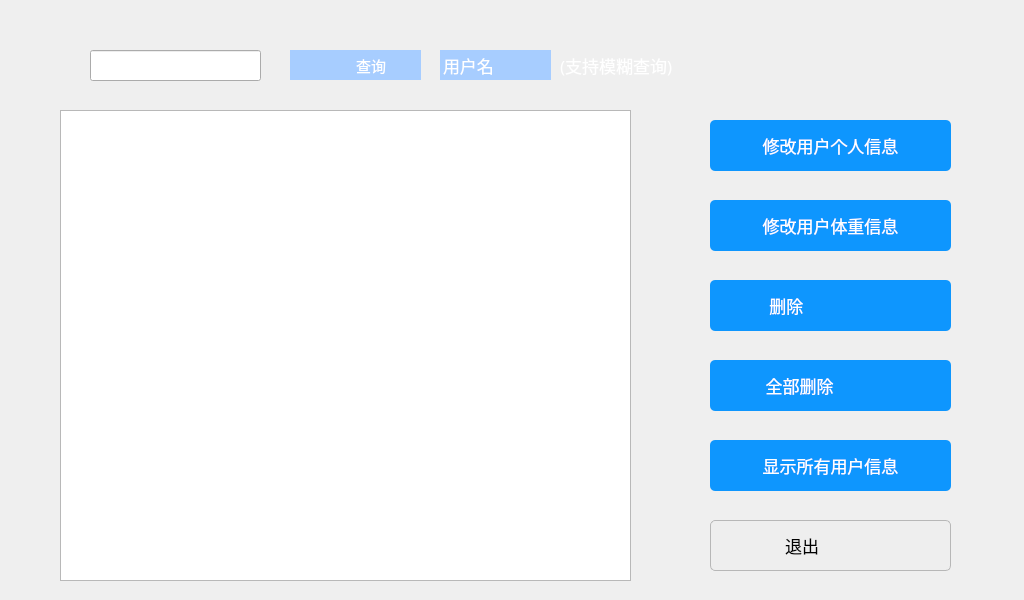
<?xml version="1.0" encoding="UTF-8"?>
<ui version="4.0">
 <class>Manage_User_Info</class>
 <widget class="QWidget" name="Manage_User_Info">
  <property name="geometry">
   <rect>
    <x>0</x>
    <y>0</y>
    <width>1024</width>
    <height>600</height>
   </rect>
  </property>
  <property name="cursor">
   <cursorShape>BlankCursor</cursorShape>
  </property>
  <property name="focusPolicy">
   <enum>Qt::StrongFocus</enum>
  </property>
  <property name="windowTitle">
   <string>Manage_User_Info</string>
  </property>
  <widget class="QLineEdit" name="leQuery">
   <property name="geometry">
    <rect>
     <x>90</x>
     <y>50</y>
     <width>171</width>
     <height>31</height>
    </rect>
   </property>
   <property name="font">
    <font>
     <pointsize>13</pointsize>
    </font>
   </property>
   <property name="focusPolicy">
    <enum>Qt::StrongFocus</enum>
   </property>
  </widget>
  <widget class="QPushButton" name="btnQuery">
   <property name="geometry">
    <rect>
     <x>290</x>
     <y>50</y>
     <width>131</width>
     <height>30</height>
    </rect>
   </property>
   <property name="cursor">
    <cursorShape>BlankCursor</cursorShape>
   </property>
   <property name="focusPolicy">
    <enum>Qt::StrongFocus</enum>
   </property>
   <property name="styleSheet">
    <string notr="true">QPushButton
{
	color: rgb(255, 255, 255);
	background-color: rgb(167, 205, 255);
	border:none;
    padding: 3px;
	font-family: &quot;Verdana&quot;;
	font-size: 15px;
	text-align: right;
	padding-right: 35px;
	font-weight:100;
	background-image:url(:/imgIcon/appbar.magnify.1.png);
	background-repeat:no-repeat;
	background-position: center left;
}
QPushButton:hover
{
	background-color: rgb(85, 170, 255);
	background-image: url(:/imgIcon/appbar.magnify.2.png);
	background-repeat:no-repeat;
	background-position: center left;
}
QPushButton:pressed, QPushButton:checked
{
	 padding-left:3px;
    padding-top:6px;
	padding-right: 20px;
}
</string>
   </property>
   <property name="text">
    <string>查询</string>
   </property>
  </widget>
  <widget class="QTableView" name="tableUserInfo">
   <property name="geometry">
    <rect>
     <x>60</x>
     <y>110</y>
     <width>571</width>
     <height>471</height>
    </rect>
   </property>
   <property name="focusPolicy">
    <enum>Qt::StrongFocus</enum>
   </property>
  </widget>
  <widget class="QPushButton" name="btnModifyUserInfo">
   <property name="geometry">
    <rect>
     <x>710</x>
     <y>120</y>
     <width>241</width>
     <height>51</height>
    </rect>
   </property>
   <property name="font">
    <font>
     <family>Microsoft Yahei</family>
     <pointsize>13</pointsize>
    </font>
   </property>
   <property name="cursor">
    <cursorShape>BlankCursor</cursorShape>
   </property>
   <property name="focusPolicy">
    <enum>Qt::StrongFocus</enum>
   </property>
   <property name="styleSheet">
    <string notr="true">QPushButton
{
    font-family:Microsoft Yahei;
    color:white;
    background-color:rgb(14 , 150 , 254);
    border-radius:5px;
}

QPushButton:hover
{
    background-color:rgb(44 , 137 , 255);
}

QPushButton:pressed
{
    background-color:rgb(14 , 135 , 228);
    padding-left:3px;
    padding-top:3px;
}</string>
   </property>
   <property name="text">
    <string>修改用户个人信息</string>
   </property>
   <property name="icon">
    <iconset resource="imageIcon.qrc">
     <normaloff>:/imgIcon/appbar.card.1.png</normaloff>:/imgIcon/appbar.card.1.png</iconset>
   </property>
   <property name="iconSize">
    <size>
     <width>76</width>
     <height>76</height>
    </size>
   </property>
  </widget>
  <widget class="QPushButton" name="btnDelete">
   <property name="geometry">
    <rect>
     <x>710</x>
     <y>280</y>
     <width>241</width>
     <height>51</height>
    </rect>
   </property>
   <property name="font">
    <font>
     <family>Microsoft Yahei</family>
     <pointsize>13</pointsize>
    </font>
   </property>
   <property name="cursor">
    <cursorShape>BlankCursor</cursorShape>
   </property>
   <property name="focusPolicy">
    <enum>Qt::StrongFocus</enum>
   </property>
   <property name="styleSheet">
    <string notr="true">QPushButton
{
    font-family:Microsoft Yahei;
    color:white;
    background-color:rgb(14 , 150 , 254);
    border-radius:5px;
}

QPushButton:hover
{
    background-color:rgb(44 , 137 , 255);
}

QPushButton:pressed
{
    background-color:rgb(14 , 135 , 228);
    padding-left:3px;
    padding-top:3px;
}</string>
   </property>
   <property name="text">
    <string>删除                    </string>
   </property>
   <property name="icon">
    <iconset resource="imageIcon.qrc">
     <normaloff>:/imgIcon/appbar.card.3.png</normaloff>:/imgIcon/appbar.card.3.png</iconset>
   </property>
   <property name="iconSize">
    <size>
     <width>76</width>
     <height>76</height>
    </size>
   </property>
  </widget>
  <widget class="QPushButton" name="btnDelete_All">
   <property name="geometry">
    <rect>
     <x>710</x>
     <y>360</y>
     <width>241</width>
     <height>51</height>
    </rect>
   </property>
   <property name="font">
    <font>
     <family>Microsoft Yahei</family>
     <pointsize>13</pointsize>
    </font>
   </property>
   <property name="cursor">
    <cursorShape>BlankCursor</cursorShape>
   </property>
   <property name="focusPolicy">
    <enum>Qt::StrongFocus</enum>
   </property>
   <property name="styleSheet">
    <string notr="true">QPushButton
{
    font-family:Microsoft Yahei;
    color:white;
    background-color:rgb(14 , 150 , 254);
    border-radius:5px;
}

QPushButton:hover
{
    background-color:rgb(44 , 137 , 255);
}

QPushButton:pressed
{
    background-color:rgb(14 , 135 , 228);
    padding-left:3px;
    padding-top:3px;
}</string>
   </property>
   <property name="text">
    <string>全部删除              </string>
   </property>
   <property name="icon">
    <iconset resource="imageIcon.qrc">
     <normaloff>:/imgIcon/appbar.card.4.png</normaloff>:/imgIcon/appbar.card.4.png</iconset>
   </property>
   <property name="iconSize">
    <size>
     <width>76</width>
     <height>76</height>
    </size>
   </property>
  </widget>
  <widget class="QPushButton" name="btnQuery_All">
   <property name="geometry">
    <rect>
     <x>710</x>
     <y>440</y>
     <width>241</width>
     <height>51</height>
    </rect>
   </property>
   <property name="font">
    <font>
     <family>Microsoft Yahei</family>
     <pointsize>13</pointsize>
    </font>
   </property>
   <property name="cursor">
    <cursorShape>BlankCursor</cursorShape>
   </property>
   <property name="focusPolicy">
    <enum>Qt::StrongFocus</enum>
   </property>
   <property name="styleSheet">
    <string notr="true">QPushButton
{
    font-family:Microsoft Yahei;
    color:white;
    background-color:rgb(14 , 150 , 254);
    border-radius:5px;
}

QPushButton:hover
{
    background-color:rgb(44 , 137 , 255);
}

QPushButton:pressed
{
    background-color:rgb(14 , 135 , 228);
    padding-left:3px;
    padding-top:3px;
}</string>
   </property>
   <property name="text">
    <string>显示所有用户信息</string>
   </property>
   <property name="icon">
    <iconset resource="imageIcon.qrc">
     <normaloff>:/imgIcon/appbar.card.5.png</normaloff>:/imgIcon/appbar.card.5.png</iconset>
   </property>
   <property name="iconSize">
    <size>
     <width>76</width>
     <height>76</height>
    </size>
   </property>
  </widget>
  <widget class="QLabel" name="label">
   <property name="geometry">
    <rect>
     <x>560</x>
     <y>50</y>
     <width>121</width>
     <height>31</height>
    </rect>
   </property>
   <property name="font">
    <font>
     <family>微软雅黑</family>
     <pointsize>13</pointsize>
     <weight>50</weight>
     <italic>false</italic>
     <bold>false</bold>
    </font>
   </property>
   <property name="focusPolicy">
    <enum>Qt::StrongFocus</enum>
   </property>
   <property name="styleSheet">
    <string notr="true">color: rgb(255, 255, 255);
font: 13pt &quot;微软雅黑&quot;;</string>
   </property>
   <property name="text">
    <string>(支持模糊查询)</string>
   </property>
  </widget>
  <widget class="QPushButton" name="btnExit">
   <property name="geometry">
    <rect>
     <x>710</x>
     <y>520</y>
     <width>241</width>
     <height>51</height>
    </rect>
   </property>
   <property name="font">
    <font>
     <pointsize>13</pointsize>
    </font>
   </property>
   <property name="cursor">
    <cursorShape>BlankCursor</cursorShape>
   </property>
   <property name="focusPolicy">
    <enum>Qt::StrongFocus</enum>
   </property>
   <property name="styleSheet">
    <string notr="true">QPushButton
{
    color:black;
    background-color:rgb(238 , 238 , 238);
    border: 1px solid rgb(183 , 183 , 183);
	border-radius:5px;
}

QPushButton:hover
{
    color:black;
    background-color:rgb(228 , 240 , 250);
    border: 1px solid rgb(15 , 150 , 255);
}

QPushButton:pressed
{
    color:black;
    background-color:rgb(204 , 228 , 247);
    border: 1px solid rgb(1 , 84 , 153);
    padding-left:3px;
    padding-top:3px;
}</string>
   </property>
   <property name="text">
    <string>退出            </string>
   </property>
   <property name="icon">
    <iconset resource="imageIcon.qrc">
     <normaloff>:/imgIcon/appbar.close.2.png</normaloff>:/imgIcon/appbar.close.2.png</iconset>
   </property>
   <property name="iconSize">
    <size>
     <width>76</width>
     <height>76</height>
    </size>
   </property>
  </widget>
  <widget class="QPushButton" name="btnModifyWeightInfo">
   <property name="geometry">
    <rect>
     <x>710</x>
     <y>200</y>
     <width>241</width>
     <height>51</height>
    </rect>
   </property>
   <property name="font">
    <font>
     <family>Microsoft Yahei</family>
     <pointsize>13</pointsize>
    </font>
   </property>
   <property name="cursor">
    <cursorShape>BlankCursor</cursorShape>
   </property>
   <property name="focusPolicy">
    <enum>Qt::StrongFocus</enum>
   </property>
   <property name="styleSheet">
    <string notr="true">QPushButton
{
    font-family:Microsoft Yahei;
    color:white;
    background-color:rgb(14 , 150 , 254);
    border-radius:5px;
}

QPushButton:hover
{
    background-color:rgb(44 , 137 , 255);
}

QPushButton:pressed
{
    background-color:rgb(14 , 135 , 228);
    padding-left:3px;
    padding-top:3px;
}</string>
   </property>
   <property name="text">
    <string>修改用户体重信息</string>
   </property>
   <property name="icon">
    <iconset resource="imageIcon.qrc">
     <normaloff>:/imgIcon/appbar.card.2.png</normaloff>:/imgIcon/appbar.card.2.png</iconset>
   </property>
   <property name="iconSize">
    <size>
     <width>76</width>
     <height>76</height>
    </size>
   </property>
  </widget>
  <widget class="QPushButton" name="btnSelect">
   <property name="geometry">
    <rect>
     <x>440</x>
     <y>50</y>
     <width>111</width>
     <height>30</height>
    </rect>
   </property>
   <property name="font">
    <font>
     <family>Verdana</family>
     <pointsize>13</pointsize>
    </font>
   </property>
   <property name="contextMenuPolicy">
    <enum>Qt::NoContextMenu</enum>
   </property>
   <property name="layoutDirection">
    <enum>Qt::RightToLeft</enum>
   </property>
   <property name="autoFillBackground">
    <bool>false</bool>
   </property>
   <property name="styleSheet">
    <string notr="true">QPushButton
{
	color: rgb(255, 255, 255);
	background-color: rgb(167, 205, 255);
	border:none;
    padding: 3px;
	text-align: left;
}
QPushButton:hover
{
	background-color: rgb(85, 170, 255);
}
QPushButton:pressed, QPushButton:checked
{
 background-color:rgb(14 , 135 , 228);
}
</string>
   </property>
   <property name="text">
    <string>用户名</string>
   </property>
   <property name="icon">
    <iconset resource="imageIcon.qrc">
     <normaloff>:/imgIcon/ad.png</normaloff>:/imgIcon/ad.png</iconset>
   </property>
   <property name="iconSize">
    <size>
     <width>76</width>
     <height>76</height>
    </size>
   </property>
  </widget>
 </widget>
 <layoutdefault spacing="6" margin="11"/>
 <resources>
  <include location="imageIcon.qrc"/>
 </resources>
 <connections/>
</ui>
